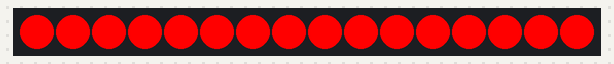
Recording of a program running on a simulated Raspberry Pi (BCM pin numbers). Parts: 16 RGB LEDs in strip order, left to right. The clock reads 2024-03-15 10:24:30 at power-on unless the program sets it.

Above: at 0.1 s.
At 0.6 s:
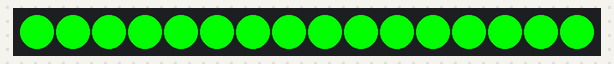
At 1.1 s:
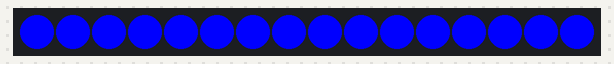
At 1.6 s:
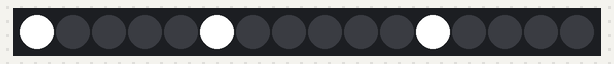

The program:

clock.py
```python
import board
import neopixel
import time
from datetime import datetime

pixels=neopixel.NeoPixel(board.D18,16,auto_write=False,pixel_order=neopixel.RGB)

def clear(): #clear all pixels
    pixels.fill((0,0,0))

def set_pixel(x,y,color): #set pixel in a color (x=0-4 is windows left to right, y=0-4 from bottom to top)
    num=y*4+(y%2)*(3-x)+(1-y%2)*x #wire zig zags up the house
    pixels[num]=color

def show_time():
    clear()
    now=datetime.now() #get the time
    digits=now.strftime("%H%M") #format in digits
    d=[0,0,0,0]
    for i in range(4):
        d[i]=int(digits[i]) #convert each digit to an integer
    for x in range(4):
        for y in range(4):
            if (d[x]&(2**y)!=0): #if the appropriate bit is set
                set_pixel(x,y,(255,255,255)) #turn the light on
    pixels.show()

pixels.fill((255,0,0))
pixels.show()
time.sleep(0.5)
pixels.fill((0,255,0))
pixels.show()
time.sleep(0.5)
pixels.fill((0,0,255))
pixels.show()
time.sleep(0.5)


while(True):
    show_time()
    time.sleep(1)
```

Measured:
- what the display in image 1 shows lasts 0.5 s, from 0.5 s to 1.0 s
